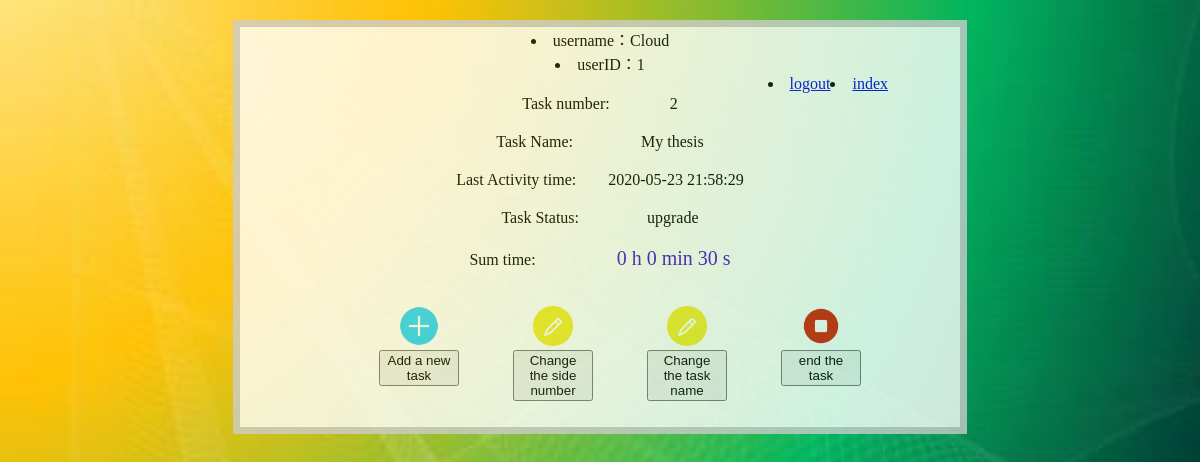
The app's page /index (signed in), older data.
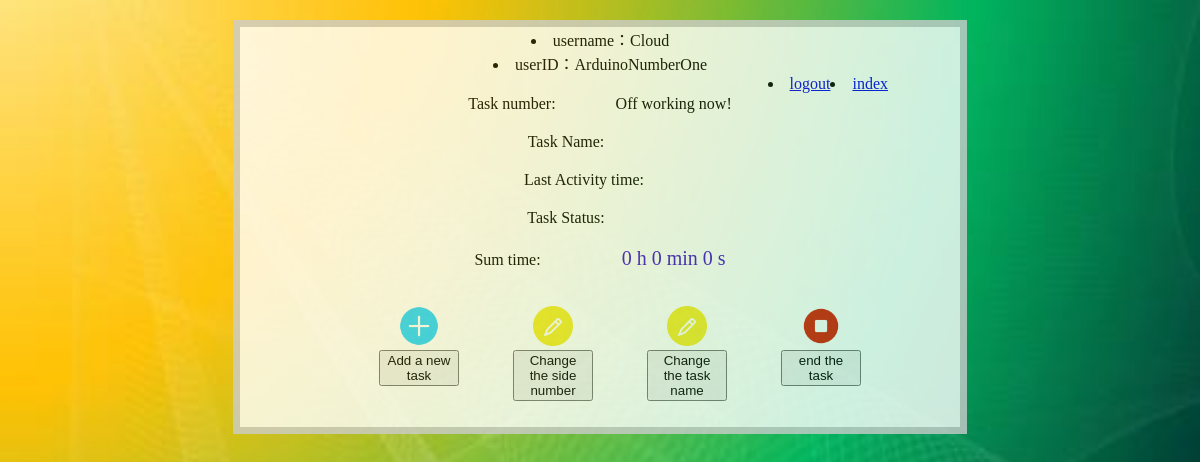
The same page, newer data.
### tables this page shows
CREATE TABLE "UserInformation" (
	"User_ID"	TEXT UNIQUE,
	"User_name"	TEXT UNIQUE,
	"Password"	TEXT,
	"Side_number_now"	INTEGER
);

CREATE TABLE "task" (
	"User_ID"	TEXT,
	"Side_number"	INTEGER,
	"Task_name"	TEXT,
	"Activity_time"	TEXT,
	"Activity_type"	TEXT,
	"Sum_time"	INTEGER,
	FOREIGN KEY("User_ID") REFERENCES "UserInformation"("User_ID")
);

### app.py (the view, shortened to what this page needs)
@app.route('/index',methods = ['GET','POST'])
def index():
    if request.method == "GET":
        Username = session.get('username')
        ID = session.get('userID')
        if session.get('time_start') == None:
            session['time_start'] = time.strftime("%Y-%m-%d %H:%M:%S", time.localtime())
        cur1 = db.cursor()
        cur1.execute('select * from Userinformation where User_ID =?',[ID])
        result1 = cur1.fetchone()
        session['Side_number_now'] = result1[3]
        db.commit()
        print(session.get('Side_number'),session.get('Side_number_now'))
        if session.get('Side_number_now')==6:
            flash('Please connect to your monitor and refresh the page!')
            return render_template('index.html',Side_number = 'Off working now!',Task_name='',Activity_time='',Actyvity_type='',Sum_hour=0,Sum_min=0,Sum_second=0)
        else:
            if session.get('Side_number') ==session.get('Side_number_now'):   ## if not
                print(session.get('Side_number'))
                cur3 = db.cursor()
                cur3.execute('select * from task where  User_ID =? and Side_number = ?',[ID,session.get('Side_number')])
                result3 = cur3.fetchone()
                print(result3)
                if result3 == None:
                    flash('Please enter a new task!')
                    db.commit()
                    return render_template('index.html',Side_number = session.get('Side_number'),Task_name='',Activity_time='',Actyvity_type='',Sum_hour=0,Sum_min=0,Sum_second=0)
                else:
                    db.commit()
                    Task_name= result3[2]
                    Activity_time = result3[3]
                    Activity_type= result3[4]
                    session['Sum_time'] = result3[5]
                    print(session.get('Sum_time'))
                    Sum_hour = int(session.get('Sum_time')/60/60)  ##hours
                    Sum_min = int(session.get('Sum_time')/60)-Sum_hour*60   ## minutes
                    Sum_second = session.get('Sum_time') - Sum_hour*60*60-Sum_min*60  ##seconds
                    print(session.get('Side_number'),Task_name, Activity_time, Activity_type,session.get('Sum_time'))
                    return render_template('index.html',
                    Side_number = session.get('Side_number'),Task_name=Task_name,Activity_time=Activity_time,Actyvity_type=Activity_type,Sum_hour=Sum_hour,Sum_min=Sum_min,Sum_second=Sum_second)

### app.py (called while the page is built)
@app.before_request
def login_required():
    if request.path in ['/login','/register','/Connection_check']:
        return None
    user=session.get('userID')
    if not user:
        return redirect(url_for("login"))
    return None

@app.context_processor
def mycontext():
    username = session.get('username')
    userid = session.get('userID')
    Side_number = session.get('Side_number')
    if username and userid and Side_number:
        return {'username': username, "userID": userid,"Side_num":Side_number}
    else:
        return {}

### templates/index.html (shortened to what this page needs)
<!DOCTYPE html>
<html lang="en">
<head>
</head>
<body class="login_bg">
	<div class="index_box">
    <div class="body_by">
      <div class="navbar">
        <div class="navbar-top">
            {% if username %}
                <li><a>username：{{ username }}</a></li>
                <li><a>userID：{{ userID }}</a></li>
                <li style="float:right"><a href="{{ url_for('index') }}">index</a></li>
                <li style="float:right"><a href="{{ url_for('logout') }}">logout</a></li>
            {% else %}
                <li style="float:right"><a href="{{ url_for('register') }}">register</a></li>
                <li style="float:right"><a href="{{ url_for('login') }}">login</a></li>
            {% endif %}
    </div>
    <div class="tr">
        <span id="numbreid">Task number:&nbsp&nbsp&nbsp&nbsp&nbsp&nbsp &nbsp&nbsp&nbsp&nbsp&nbsp&nbsp&nbsp {{ Side_number }}</span>
    </div>
    <div class="tr">
        <span>Task Name: &nbsp&nbsp&nbsp&nbsp&nbsp&nbsp&nbsp&nbsp&nbsp&nbsp&nbsp&nbsp&nbsp&nbsp&nbsp&nbsp{{ Task_name }}</span>
    </div>
    <div class="tr">
        <span>Last Activity time:  &nbsp&nbsp&nbsp&nbsp&nbsp&nbsp&nbsp{{ Activity_time }}</span>
    </div>
    <div class="tr">
        <span id="status">Task Status: &nbsp&nbsp&nbsp&nbsp&nbsp&nbsp&nbsp&nbsp&nbsp&nbsp&nbsp&nbsp&nbsp&nbsp&nbsp&nbsp{{ Actyvity_type }}</span>
    </div>
    <div class="tr">
        <span id="endtime">Sum time:&nbsp&nbsp&nbsp&nbsp&nbsp&nbsp&nbsp&nbsp&nbsp&nbsp&nbsp&nbsp&nbsp&nbsp&nbsp &nbsp&nbsp&nbsp<span id="show"> {{ Sum_hour }} h {{Sum_min}} min {{Sum_second}} s</span></span>
    </div>
    <div class="tr contrrl">
    <ul>
     <li>
       <a href="/upgradeNewtask" >
        <img alt="addtask" src="static/images/addtask.png" style="width: 30%;height: 30% "><br/>
        <button  class="butoon" type = "button" value= "Add a new task">Add a new task</button></a>
     </li>
     <li>
     <a href="/upgradeSide_num" >
        <img alt="changetasknumber" src="static/images/change.png" style="width: 30%;height: 30% "><br/>
       <button class="butoon" type = "button" value="Change the side number">Change the side number</button></a>
     </li>
      <li>
     <a href="/upgradeTask_name" >
        <img alt="changetaskname" src="static/images/change.png" style="width: 30%;height: 30% "><br/>
       <button class="butoon" type = "button" value="Change the Task name">Change the task name</button></a>
     </li>
     <li>
      <a href="/endTask"  >
        <img alt="endtask" src="static/images/end.png" style="width: 30%;height: 30% "><br/>
      <button class="butoon" type = "button" value="end the task">end the task</button></a>
     </li>
     </ul>
     </div>
     </div>
</div>
</body>
</html>

### templates/index.html (style rules this page uses)
body,input { margin: 0; padding: 0; }
.login_bg { background:url(static/images/background.jpg) no-repeat center; background-size: 100% 100%; background-attachment: fixed; }
.body_by { text-align:center; height: 200px; width: 80%; top: 20px; margin: 0 auto; }
.index_box { position: relative; height: 400px; width: 60%; opacity:0.8; top: 20px; margin: 0 auto; z-index: 99999; background:#fff; border: 7px solid #ccc; }
#show { font-size: 20px; color:#4213C9; text-align:center; }
.tr { margin-top: 20px; }
.contrrl { display: inline-block; position:relative; float: left; }
.contrrl ul { list-style: none; }
.contrrl ul li { float:left; width: 25%; text-align: center; position:relative; }
.butoon { width: 60%; }

Row changes from the older to the newer data that the page shows:
no longer on this page (row edited): task: Task_name "My thesis", Activity_time "2020-05-23 21:58:29", Activity_type "upgrade"
changed UserInformation "Cloud": User_ID (not shown) → "ArduinoNumberOne"
Text that changed along with them:
{{ Side_number }}: "2" → "Off working now!"
{{ Sum_second }}: "30" → "0"
{{ userID }}: "1" → (not shown)
